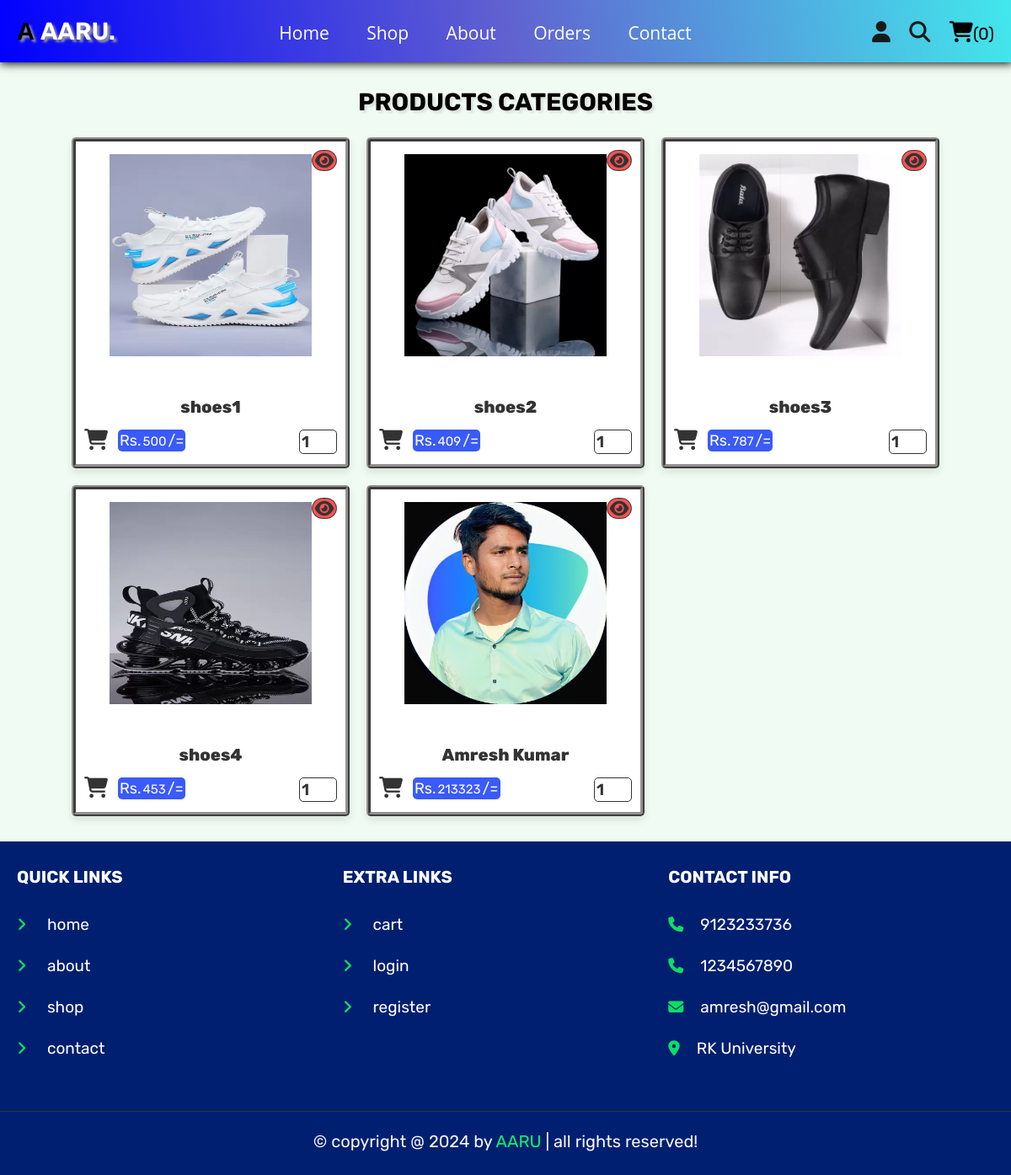
The page /category.php?category=Shoes (signed in) on the database its author committed.
### tables this page shows
CREATE TABLE `products` (
  `id` int(100) NOT NULL,
  `name` varchar(100) NOT NULL,
  `category` varchar(20) NOT NULL,
  `details` varchar(500) NOT NULL,
  `price` int(100) NOT NULL,
  `image` varchar(100) NOT NULL
);

### category.php (the view, shortened to what this page needs)
<?php
@include 'config.php';
?>
<!DOCTYPE html>
<html lang="en">
<head>
   <link rel="stylesheet" href="https://cdnjs.cloudflare.com/ajax/libs/font-awesome/6.1.1/css/all.min.css">
   <link rel="stylesheet" href="css/homestyle.css">
</head>
<body>
<?php include 'header.php'; ?>
<section class="products">
   <h1 class="title">products categories</h1>
   <div class="box-container">
   <?php
      $category_name = $_GET['category'];
      $select_products = $conn->prepare("SELECT * FROM `products` WHERE category = ?");
      $select_products->execute([$category_name]);
      if($select_products->rowCount() > 0){
         while($fetch_products = $select_products->fetch(PDO::FETCH_ASSOC)){
   ?>
   <form action="" class="box" method="POST">
      <div class="price">Rs.<span><?= $fetch_products['price']; ?></span>/=</div>
      <a href="view_page.php?pid=<?= $fetch_products['id']; ?>" class="fas fa-eye"></a>
      <img src="uploaded_img/<?= $fetch_products['image']; ?>" alt="">
      <div class="name"><?= $fetch_products['name']; ?></div>
      <div class="latest-btn">
        <button type="submit" class="option-buttn" name="add_to_cart"><i class="fas fa-cart-shopping"></i></button>
        <input type="number" min="0" value="1" name="p_qty" class="qty">
      </div>
   </form>
   <?php
         }
      }else{
         echo '<p class="empty">no products available!</p>';
      }
   ?>
   </div>
</section>
<?php include 'footer.php'; ?>
</body>
</html>

### css/homestyle.css (style rules this page uses)
.products .box-container { display: grid; grid-template-columns: repeat(auto-fit, 33rem); gap: 2rem; justify-content: center; align-items: flex-start; }
.products .box-container .box { padding: 1rem; text-align: center; background-color: var(--white); box-shadow: var(--box-shadow); border-radius: 0.5rem; position: relative; border: 5px ridge rgb(145, 144, 144); transition: 1s; }
.products .box-container .box .price { position: absolute; bottom: 1.5rem; left: 5rem; padding: 0.2rem; border-radius: 0.5rem; background-color: rgb(58, 90, 249); font-size: 1.8rem; color: var(--white); }
.products .box-container .box .price span { font-size: 1.5rem; color: var(--white); margin: 0 0.2rem; }
.products .box-container .box .fa-eye { position: absolute; top: 1rem; right: 1rem; border-radius: 10rem; height: 2.5rem; line-height: 2.4rem; width: 3rem; border: var(--border); color: var(--black); font-size: 2rem; background-color: rgb(247, 82, 82); }
.products .box-container .box img { width: 250px; height: 250px; margin-bottom: 3rem; padding: 5px; }
.products .box-container .box .name { font-size: 2rem; color: var(--black); font-weight: 800; padding: 1rem 0; }
.products .box-container .box .qty { margin: 0.2rem 0; padding: 2px; border-radius: 0.5rem; font-size: 1.9rem; font-weight: 600; color: var(--black); border: var(--border); width: 15%; }
.products .box-container .box .option-buttn { height: 3.5rem; width: 0.001rem; font-size: 2.5rem; }
.products .box-container .box .latest-btn { display: flex; flex-direction: row; justify-content: space-between; align-items: baseline; }

### css/components.css (style rules this page uses)
:root { --green: rgb(8, 246, 107); --orange: #f39c12; --red: #e74c3c; --black: #333; --light-color: #666; --white: #fff; --light-bg: #f6f6f6; --border: 1px solid var(--black); --box-shadow: 0 0.5rem 1rem rgba(0, 0, 0, 0.1); --text-decoration: none; }
* { font-family: "Rubik", sans-serif; margin: 0; padding: 0; box-sizing: border-box; outline: none; border: none; text-decoration: none; color: var(--black); }
body { background-color: rgb(240, 252, 243); }
html { font-size: 62.5%; overflow-x: hidden; scroll-behavior: smooth; scroll-padding-top: 6.5rem; }
section { padding: 3rem 2rem; margin: 0 auto; }
.title { text-align: center; margin-bottom: 2.5rem; text-transform: uppercase; color:rgb(0, 0, 0); font-size: 2.9rem; text-shadow: 3px 3px 3px #dde0dd; }

### rows shown on the page
products: price "500", image (picture), name "shoes1"
products: price "409", image (picture), name "shoes2"
products: price "787", image (picture), name "shoes3"
products: price "453", image (picture), name "shoes4"
products: price "213323", image (picture), name "Amresh Kumar"

### other values the page prints
$count_cart_items->rowCount() "0"
